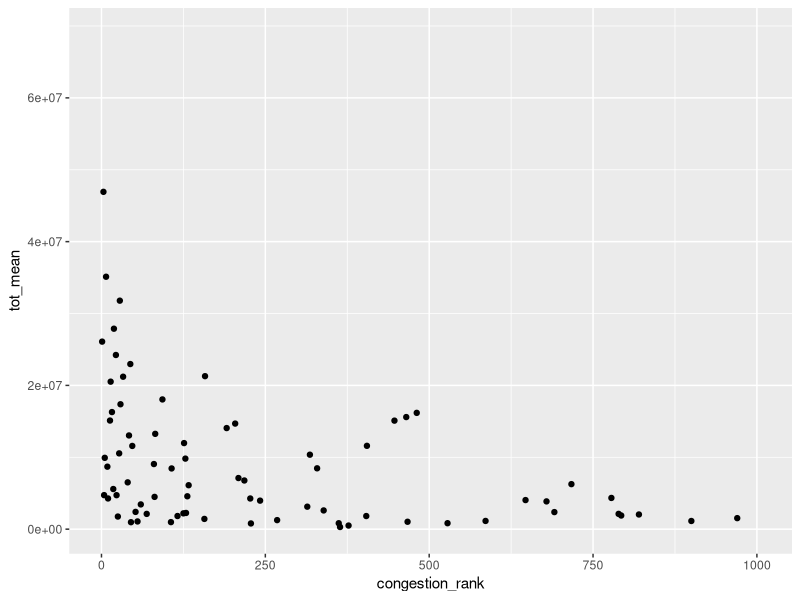
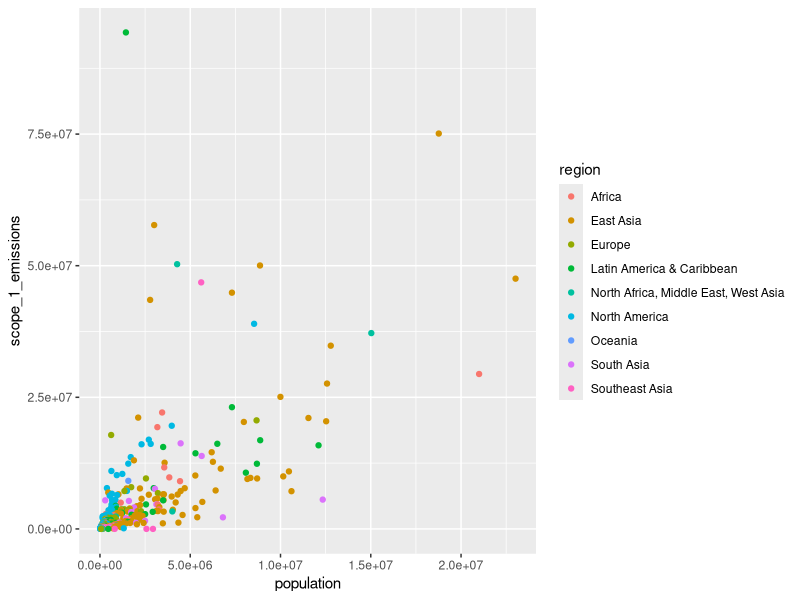
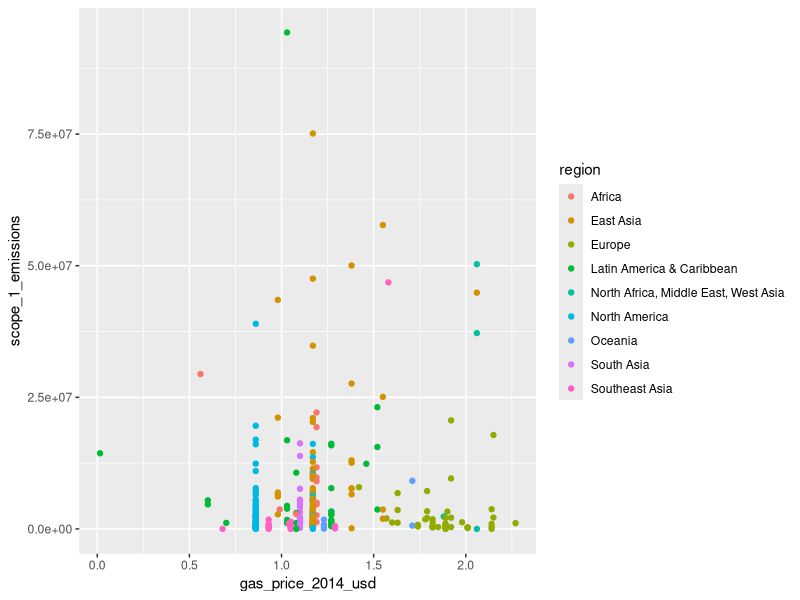
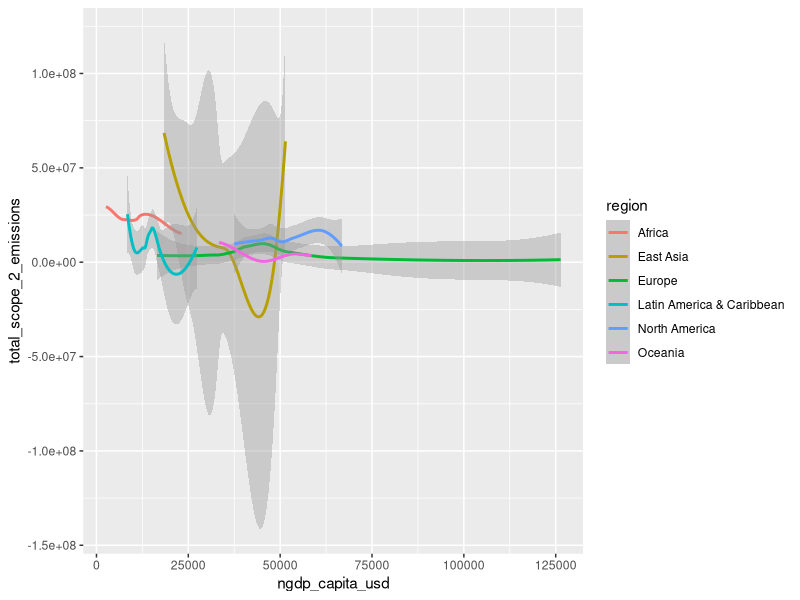
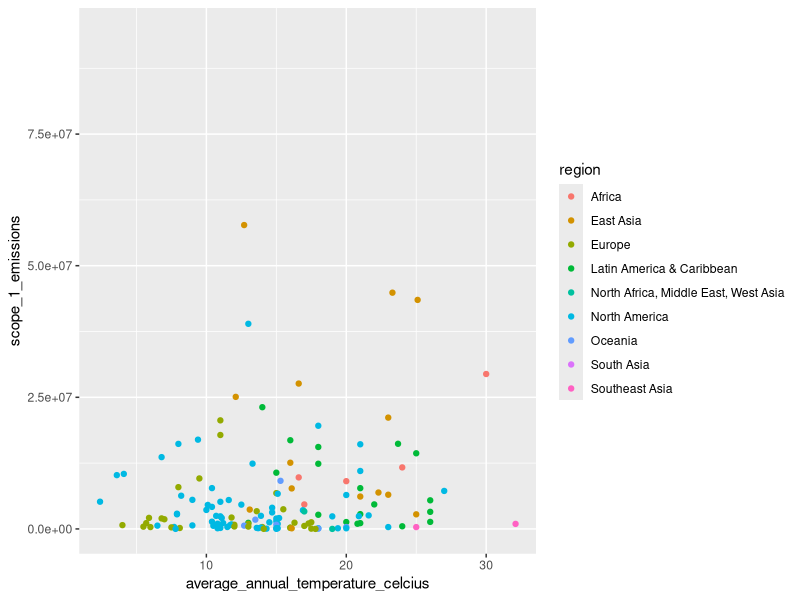

Generate these figures, in order, with R:
library(tidyverse)

# Read dataset from file
dataset <- read.csv("climate_dataset.csv", fileEncoding="latin1")

# Graph population vs. emissions 
ggplot(data = dataset) +
  geom_point(mapping = aes(x = congestion_rank, y = tot_mean))

# Graph congestion rank vs. total pollution
ggplot(data = dataset) +
  geom_point(mapping = aes(x = population, y = scope_1_emissions, color=region))

# Graph average gas price vs. emissions
ggplot(data = dataset) +
  geom_point(mapping = aes(x = gas_price_2014_usd, y = scope_1_emissions, color=region))

# Graph median income vs. emissions
ggplot(data = dataset) +
  geom_smooth(mapping = aes(x = ngdp_capita_usd, y = total_scope_2_emissions, color=region))

# Graph annual mean temperature vs emissions
ggplot(data = dataset) +
  geom_point(mapping = aes(x = average_annual_temperature_celcius, y = scope_1_emissions, color=region))
